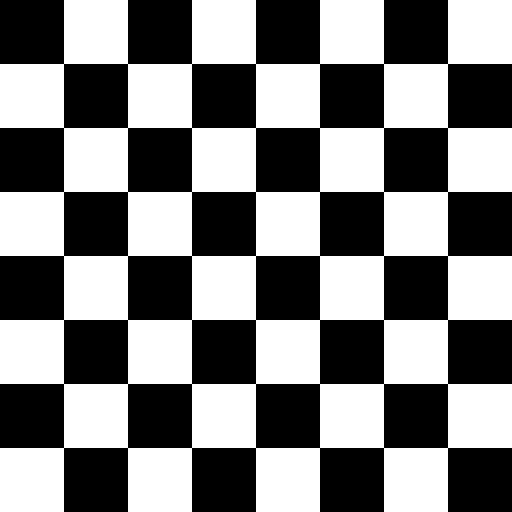
Frame 1 (no input)
Frame 2 (the mouse pressed at the canvas centre, redrawn once): identical to frame 1, image omitted

The Processing sketch that drew this single still picture (run headless with seeded random() and noise(); the mouse was pressed at the canvas centre and the sketch redrawn once):

// Processing sketch: checkerboard
// ── checkerboard.pde


final color INK1 = color(0);
final color INK2 = color(255);

final int COUNT = 8;

void setup() {
  size(512, 512);
  noLoop();
}

void draw() {
  
  scale(width/COUNT, height/COUNT);
  
  noStroke();
  
  for (int i=0; i<COUNT; i++) {
    for (int j=0; j<COUNT; j++) {
      fill(((i+j)%2==0) ? INK1 : INK2);
      rect(i, j, 1, 1);
    }
  }
  
  save("checkerboard.png");
}
